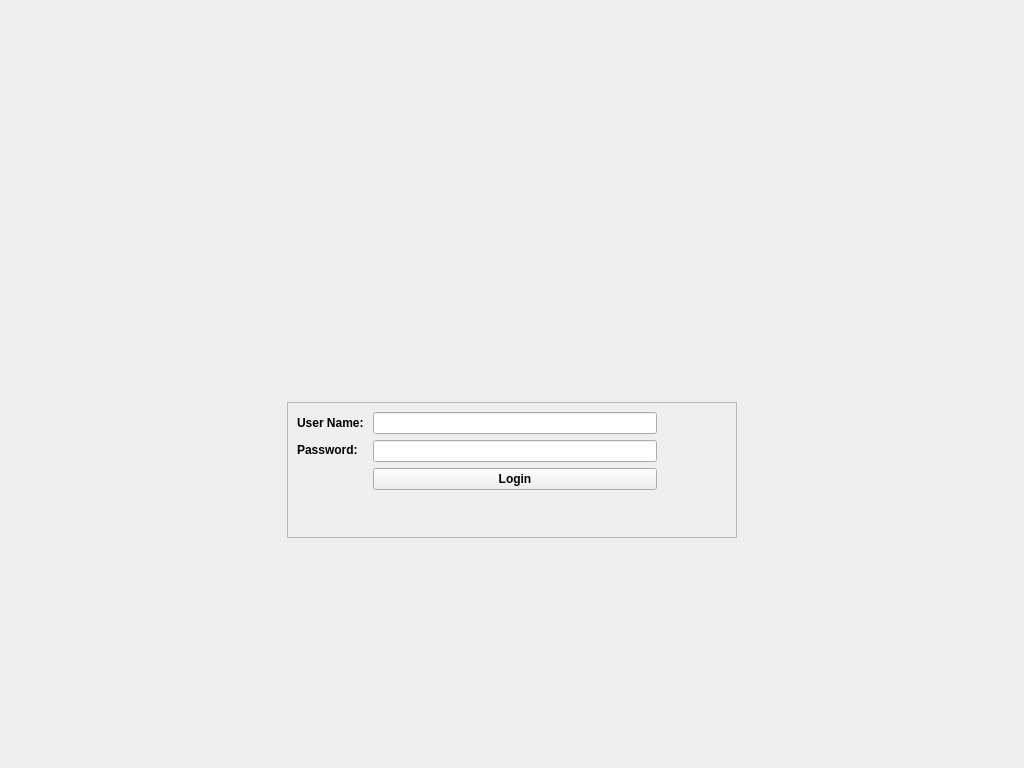
<?xml version="1.0" encoding="UTF-8"?>
<ui version="4.0">
 <class>Form</class>
 <widget class="QWidget" name="Form">
  <property name="geometry">
   <rect>
    <x>0</x>
    <y>0</y>
    <width>1024</width>
    <height>768</height>
   </rect>
  </property>
  <property name="minimumSize">
   <size>
    <width>1024</width>
    <height>768</height>
   </size>
  </property>
  <property name="windowTitle">
   <string>Form</string>
  </property>
  <property name="styleSheet">
   <string notr="true"/>
  </property>
  <layout class="QGridLayout" name="gridLayout_2">
   <item row="0" column="0">
    <spacer name="horizontalSpacer">
     <property name="orientation">
      <enum>Qt::Horizontal</enum>
     </property>
     <property name="sizeHint" stdset="0">
      <size>
       <width>268</width>
       <height>20</height>
      </size>
     </property>
    </spacer>
   </item>
   <item row="0" column="1">
    <layout class="QVBoxLayout" name="verticalLayout">
     <item>
      <spacer name="verticalSpacer_6">
       <property name="orientation">
        <enum>Qt::Vertical</enum>
       </property>
       <property name="sizeHint" stdset="0">
        <size>
         <width>20</width>
         <height>40</height>
        </size>
       </property>
      </spacer>
     </item>
     <item>
      <layout class="QHBoxLayout" name="horizontalLayout_4">
       <item>
        <spacer name="horizontalSpacer_6">
         <property name="orientation">
          <enum>Qt::Horizontal</enum>
         </property>
         <property name="sizeHint" stdset="0">
          <size>
           <width>40</width>
           <height>20</height>
          </size>
         </property>
        </spacer>
       </item>
       <item>
        <widget class="QLabel" name="lb_image_logo">
         <property name="minimumSize">
          <size>
           <width>256</width>
           <height>256</height>
          </size>
         </property>
         <property name="maximumSize">
          <size>
           <width>256</width>
           <height>256</height>
          </size>
         </property>
         <property name="text">
          <string/>
         </property>
        </widget>
       </item>
       <item>
        <spacer name="horizontalSpacer_7">
         <property name="orientation">
          <enum>Qt::Horizontal</enum>
         </property>
         <property name="sizeHint" stdset="0">
          <size>
           <width>40</width>
           <height>20</height>
          </size>
         </property>
        </spacer>
       </item>
      </layout>
     </item>
     <item>
      <layout class="QHBoxLayout" name="horizontalLayout_5">
       <item>
        <spacer name="horizontalSpacer_8">
         <property name="orientation">
          <enum>Qt::Horizontal</enum>
         </property>
         <property name="sizeHint" stdset="0">
          <size>
           <width>40</width>
           <height>20</height>
          </size>
         </property>
        </spacer>
       </item>
       <item>
        <widget class="QLabel" name="lb_image_title">
         <property name="minimumSize">
          <size>
           <width>256</width>
           <height>32</height>
          </size>
         </property>
         <property name="maximumSize">
          <size>
           <width>256</width>
           <height>32</height>
          </size>
         </property>
         <property name="text">
          <string/>
         </property>
        </widget>
       </item>
       <item>
        <spacer name="horizontalSpacer_9">
         <property name="orientation">
          <enum>Qt::Horizontal</enum>
         </property>
         <property name="sizeHint" stdset="0">
          <size>
           <width>40</width>
           <height>20</height>
          </size>
         </property>
        </spacer>
       </item>
      </layout>
     </item>
     <item>
      <spacer name="verticalSpacer">
       <property name="orientation">
        <enum>Qt::Vertical</enum>
       </property>
       <property name="sizeType">
        <enum>QSizePolicy::Maximum</enum>
       </property>
       <property name="sizeHint" stdset="0">
        <size>
         <width>20</width>
         <height>100</height>
        </size>
       </property>
      </spacer>
     </item>
     <item>
      <widget class="QFrame" name="frame">
       <property name="minimumSize">
        <size>
         <width>450</width>
         <height>100</height>
        </size>
       </property>
       <property name="maximumSize">
        <size>
         <width>16777215</width>
         <height>160</height>
        </size>
       </property>
       <property name="frameShape">
        <enum>QFrame::StyledPanel</enum>
       </property>
       <property name="frameShadow">
        <enum>QFrame::Raised</enum>
       </property>
       <layout class="QGridLayout" name="gridLayout">
        <item row="0" column="0">
         <layout class="QHBoxLayout" name="horizontalLayout">
          <item>
           <layout class="QVBoxLayout" name="verticalLayout_5">
            <item>
             <widget class="QLabel" name="lb_user">
              <property name="minimumSize">
               <size>
                <width>60</width>
                <height>0</height>
               </size>
              </property>
              <property name="font">
               <font>
                <weight>75</weight>
                <bold>true</bold>
               </font>
              </property>
              <property name="text">
               <string>User Name:</string>
              </property>
             </widget>
            </item>
            <item>
             <widget class="QLabel" name="lb_pass">
              <property name="minimumSize">
               <size>
                <width>70</width>
                <height>0</height>
               </size>
              </property>
              <property name="font">
               <font>
                <weight>75</weight>
                <bold>true</bold>
               </font>
              </property>
              <property name="text">
               <string>Password:</string>
              </property>
             </widget>
            </item>
            <item>
             <spacer name="verticalSpacer_3">
              <property name="orientation">
               <enum>Qt::Vertical</enum>
              </property>
              <property name="sizeType">
               <enum>QSizePolicy::Fixed</enum>
              </property>
              <property name="sizeHint" stdset="0">
               <size>
                <width>20</width>
                <height>30</height>
               </size>
              </property>
             </spacer>
            </item>
           </layout>
          </item>
          <item>
           <layout class="QVBoxLayout" name="verticalLayout_4">
            <item>
             <widget class="QLineEdit" name="le_user">
              <property name="alignment">
               <set>Qt::AlignCenter</set>
              </property>
             </widget>
            </item>
            <item>
             <widget class="QLineEdit" name="le_pass">
              <property name="echoMode">
               <enum>QLineEdit::Password</enum>
              </property>
              <property name="alignment">
               <set>Qt::AlignCenter</set>
              </property>
             </widget>
            </item>
            <item>
             <widget class="QPushButton" name="pb_login">
              <property name="font">
               <font>
                <weight>75</weight>
                <bold>true</bold>
               </font>
              </property>
              <property name="text">
               <string>Login</string>
              </property>
             </widget>
            </item>
           </layout>
          </item>
          <item>
           <spacer name="horizontalSpacer_3">
            <property name="orientation">
             <enum>Qt::Horizontal</enum>
            </property>
            <property name="sizeType">
             <enum>QSizePolicy::Fixed</enum>
            </property>
            <property name="sizeHint" stdset="0">
             <size>
              <width>70</width>
              <height>20</height>
             </size>
            </property>
           </spacer>
          </item>
         </layout>
        </item>
        <item row="2" column="0">
         <layout class="QHBoxLayout" name="horizontalLayout_2">
          <item>
           <spacer name="horizontalSpacer_5">
            <property name="orientation">
             <enum>Qt::Horizontal</enum>
            </property>
            <property name="sizeType">
             <enum>QSizePolicy::Fixed</enum>
            </property>
            <property name="sizeHint" stdset="0">
             <size>
              <width>75</width>
              <height>20</height>
             </size>
            </property>
           </spacer>
          </item>
          <item>
           <widget class="QLabel" name="lb_info">
            <property name="minimumSize">
             <size>
              <width>0</width>
              <height>25</height>
             </size>
            </property>
            <property name="font">
             <font>
              <weight>75</weight>
              <bold>true</bold>
             </font>
            </property>
            <property name="text">
             <string/>
            </property>
            <property name="wordWrap">
             <bool>true</bool>
            </property>
           </widget>
          </item>
          <item>
           <spacer name="horizontalSpacer_4">
            <property name="orientation">
             <enum>Qt::Horizontal</enum>
            </property>
            <property name="sizeType">
             <enum>QSizePolicy::Fixed</enum>
            </property>
            <property name="sizeHint" stdset="0">
             <size>
              <width>70</width>
              <height>20</height>
             </size>
            </property>
           </spacer>
          </item>
         </layout>
        </item>
        <item row="1" column="0">
         <layout class="QHBoxLayout" name="horizontalLayout_3">
          <item>
           <spacer name="verticalSpacer_4">
            <property name="orientation">
             <enum>Qt::Vertical</enum>
            </property>
            <property name="sizeHint" stdset="0">
             <size>
              <width>20</width>
              <height>40</height>
             </size>
            </property>
           </spacer>
          </item>
          <item>
           <spacer name="verticalSpacer_5">
            <property name="orientation">
             <enum>Qt::Vertical</enum>
            </property>
            <property name="sizeHint" stdset="0">
             <size>
              <width>20</width>
              <height>40</height>
             </size>
            </property>
           </spacer>
          </item>
         </layout>
        </item>
       </layout>
      </widget>
     </item>
     <item>
      <spacer name="verticalSpacer_2">
       <property name="orientation">
        <enum>Qt::Vertical</enum>
       </property>
       <property name="sizeHint" stdset="0">
        <size>
         <width>20</width>
         <height>243</height>
        </size>
       </property>
      </spacer>
     </item>
    </layout>
   </item>
   <item row="0" column="2">
    <spacer name="horizontalSpacer_2">
     <property name="orientation">
      <enum>Qt::Horizontal</enum>
     </property>
     <property name="sizeHint" stdset="0">
      <size>
       <width>268</width>
       <height>20</height>
      </size>
     </property>
    </spacer>
   </item>
  </layout>
 </widget>
 <resources/>
 <connections/>
</ui>
